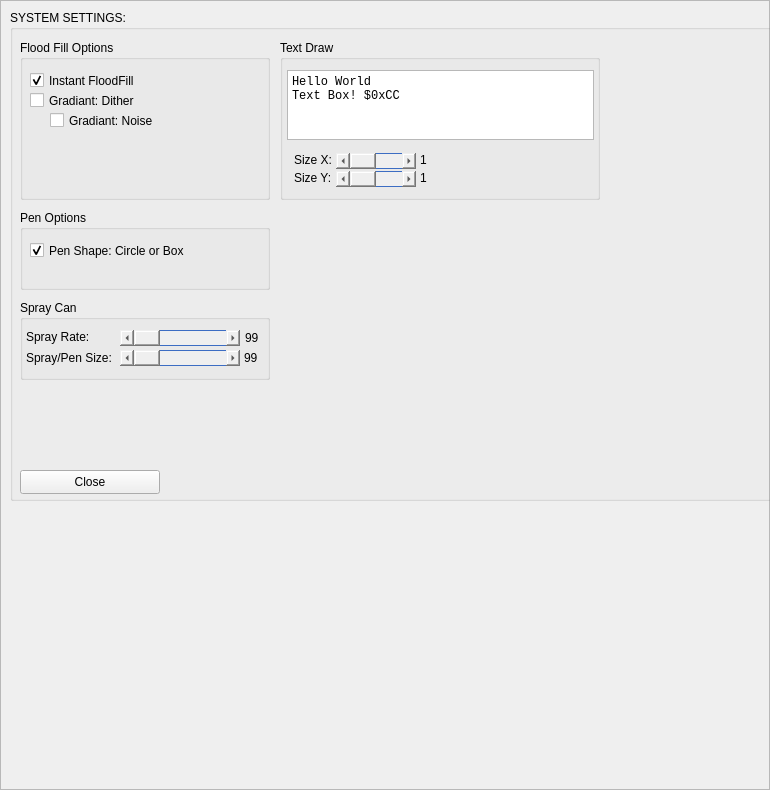
   <widget class="QFrame" name="frmOptions">
    <property name="geometry">
     <rect>
      <x>0</x>
      <y>22</y>
      <width>770</width>
      <height>790</height>
     </rect>
    </property>
    <property name="autoFillBackground">
     <bool>true</bool>
    </property>
    <property name="frameShape">
     <enum>QFrame::Shape::StyledPanel</enum>
    </property>
    <property name="frameShadow">
     <enum>QFrame::Shadow::Raised</enum>
    </property>
    <widget class="QGroupBox" name="groupBox_11">
     <property name="geometry">
      <rect>
       <x>10</x>
       <y>10</y>
       <width>800</width>
       <height>491</height>
      </rect>
     </property>
     <property name="title">
      <string>SYSTEM SETTINGS:</string>
     </property>
     <widget class="QPushButton" name="cmdOptionsClose">
      <property name="geometry">
       <rect>
        <x>10</x>
        <y>460</y>
        <width>140</width>
        <height>24</height>
       </rect>
      </property>
      <property name="text">
       <string>Close</string>
      </property>
     </widget>
     <widget class="QGroupBox" name="groupBox_12">
      <property name="geometry">
       <rect>
        <x>10</x>
        <y>290</y>
        <width>250</width>
        <height>80</height>
       </rect>
      </property>
      <property name="title">
       <string>Spray Can</string>
      </property>
      <widget class="QLabel" name="lblPenSize">
       <property name="geometry">
        <rect>
         <x>224</x>
         <y>50</y>
         <width>20</width>
         <height>16</height>
        </rect>
       </property>
       <property name="text">
        <string>99</string>
       </property>
      </widget>
      <widget class="QLabel" name="lblSprayRate">
       <property name="geometry">
        <rect>
         <x>225</x>
         <y>30</y>
         <width>20</width>
         <height>16</height>
        </rect>
       </property>
       <property name="text">
        <string>99</string>
       </property>
      </widget>
      <widget class="QScrollBar" name="scrSprayRate">
       <property name="geometry">
        <rect>
         <x>100</x>
         <y>30</y>
         <width>120</width>
         <height>16</height>
        </rect>
       </property>
       <property name="palette">
        <palette>
         <active>
          <colorrole role="Base">
           <brush brushstyle="SolidPattern">
            <color alpha="255">
             <red>170</red>
             <green>170</green>
             <blue>255</blue>
            </color>
           </brush>
          </colorrole>
         </active>
         <inactive>
          <colorrole role="Base">
           <brush brushstyle="SolidPattern">
            <color alpha="255">
             <red>170</red>
             <green>170</green>
             <blue>255</blue>
            </color>
           </brush>
          </colorrole>
         </inactive>
         <disabled/>
        </palette>
       </property>
       <property name="styleSheet">
        <string notr="true">border: 1px solid #3c6dc3;
</string>
       </property>
       <property name="minimum">
        <number>1</number>
       </property>
       <property name="orientation">
        <enum>Qt::Orientation::Horizontal</enum>
       </property>
       <property name="invertedAppearance">
        <bool>false</bool>
       </property>
       <property name="invertedControls">
        <bool>true</bool>
       </property>
      </widget>
      <widget class="QLabel" name="lblPenSize_3">
       <property name="geometry">
        <rect>
         <x>6</x>
         <y>29</y>
         <width>70</width>
         <height>16</height>
        </rect>
       </property>
       <property name="text">
        <string>Spray Rate:</string>
       </property>
      </widget>
      <widget class="QScrollBar" name="scrPenDrawSize">
       <property name="geometry">
        <rect>
         <x>100</x>
         <y>50</y>
         <width>120</width>
         <height>16</height>
        </rect>
       </property>
       <property name="palette">
        <palette>
         <active/>
         <inactive/>
         <disabled/>
        </palette>
       </property>
       <property name="styleSheet">
        <string notr="true">border: 1px solid #3c6dc3;
</string>
       </property>
       <property name="minimum">
        <number>1</number>
       </property>
       <property name="orientation">
        <enum>Qt::Orientation::Horizontal</enum>
       </property>
      </widget>
      <widget class="QLabel" name="lblPenSize_4">
       <property name="geometry">
        <rect>
         <x>6</x>
         <y>50</y>
         <width>110</width>
         <height>16</height>
        </rect>
       </property>
       <property name="text">
        <string>Spray/Pen Size:</string>
       </property>
      </widget>
     </widget>
     <widget class="QGroupBox" name="groupBox_13">
      <property name="geometry">
       <rect>
        <x>10</x>
        <y>200</y>
        <width>250</width>
        <height>80</height>
       </rect>
      </property>
      <property name="title">
       <string>Pen Options</string>
      </property>
      <widget class="QCheckBox" name="chkPenDrawShape">
       <property name="geometry">
        <rect>
         <x>10</x>
         <y>30</y>
         <width>180</width>
         <height>21</height>
        </rect>
       </property>
       <property name="text">
        <string>Pen Shape: Circle or Box</string>
       </property>
       <property name="checked">
        <bool>true</bool>
       </property>
      </widget>
     </widget>
     <widget class="QGroupBox" name="groupBox_14">
      <property name="geometry">
       <rect>
        <x>10</x>
        <y>30</y>
        <width>250</width>
        <height>160</height>
       </rect>
      </property>
      <property name="title">
       <string>Flood Fill Options</string>
      </property>
      <widget class="QCheckBox" name="chkInstaFill">
       <property name="geometry">
        <rect>
         <x>10</x>
         <y>30</y>
         <width>140</width>
         <height>21</height>
        </rect>
       </property>
       <property name="text">
        <string>Instant FloodFill</string>
       </property>
       <property name="checked">
        <bool>true</bool>
       </property>
      </widget>
      <widget class="QCheckBox" name="chkFloodFillDither">
       <property name="geometry">
        <rect>
         <x>10</x>
         <y>50</y>
         <width>160</width>
         <height>21</height>
        </rect>
       </property>
       <property name="text">
        <string>Gradiant: Dither</string>
       </property>
       <property name="checked">
        <bool>false</bool>
       </property>
      </widget>
      <widget class="QCheckBox" name="chkFloodFillDitherNoise">
       <property name="geometry">
        <rect>
         <x>30</x>
         <y>70</y>
         <width>140</width>
         <height>21</height>
        </rect>
       </property>
       <property name="text">
        <string>Gradiant: Noise</string>
       </property>
       <property name="checked">
        <bool>false</bool>
       </property>
      </widget>
     </widget>
     <widget class="QGroupBox" name="groupBox_15">
      <property name="geometry">
       <rect>
        <x>270</x>
        <y>30</y>
        <width>320</width>
        <height>160</height>
       </rect>
      </property>
      <property name="title">
       <string>Text Draw</string>
      </property>
      <widget class="QLabel" name="lblTextHeight">
       <property name="geometry">
        <rect>
         <x>140</x>
         <y>130</y>
         <width>20</width>
         <height>16</height>
        </rect>
       </property>
       <property name="text">
        <string>1</string>
       </property>
      </widget>
      <widget class="QLabel" name="label_14">
       <property name="geometry">
        <rect>
         <x>14</x>
         <y>112</y>
         <width>40</width>
         <height>16</height>
        </rect>
       </property>
       <property name="text">
        <string>Size X:</string>
       </property>
      </widget>
      <widget class="QPlainTextEdit" name="txtTextDrawText">
       <property name="geometry">
        <rect>
         <x>7</x>
         <y>30</y>
         <width>307</width>
         <height>70</height>
        </rect>
       </property>
       <property name="font">
        <font>
         <family>Monospace</family>
        </font>
       </property>
       <property name="lineWrapMode">
        <enum>QPlainTextEdit::LineWrapMode::NoWrap</enum>
       </property>
       <property name="plainText">
        <string>Hello World
Text Box! $0xCC</string>
       </property>
       <property name="maximumBlockCount">
        <number>127</number>
       </property>
      </widget>
      <widget class="QScrollBar" name="scrTextHeight">
       <property name="geometry">
        <rect>
         <x>56</x>
         <y>131</y>
         <width>80</width>
         <height>16</height>
        </rect>
       </property>
       <property name="palette">
        <palette>
         <active>
          <colorrole role="Base">
           <brush brushstyle="SolidPattern">
            <color alpha="255">
             <red>170</red>
             <green>170</green>
             <blue>255</blue>
            </color>
           </brush>
          </colorrole>
         </active>
         <inactive>
          <colorrole role="Base">
           <brush brushstyle="SolidPattern">
            <color alpha="255">
             <red>170</red>
             <green>170</green>
             <blue>255</blue>
            </color>
           </brush>
          </colorrole>
         </inactive>
         <disabled/>
        </palette>
       </property>
       <property name="styleSheet">
        <string notr="true">border: 1px solid #3c6dc3;
</string>
       </property>
       <property name="minimum">
        <number>1</number>
       </property>
       <property name="maximum">
        <number>8</number>
       </property>
       <property name="pageStep">
        <number>1</number>
       </property>
       <property name="orientation">
        <enum>Qt::Orientation::Horizontal</enum>
       </property>
      </widget>
      <widget class="QLabel" name="lblTextWidth">
       <property name="geometry">
        <rect>
         <x>140</x>
         <y>112</y>
         <width>20</width>
         <height>16</height>
        </rect>
       </property>
       <property name="text">
        <string>1</string>
       </property>
      </widget>
      <widget class="QScrollBar" name="scrTextWidth">
       <property name="geometry">
        <rect>
         <x>56</x>
         <y>113</y>
         <width>80</width>
         <height>16</height>
        </rect>
       </property>
       <property name="palette">
        <palette>
         <active>
          <colorrole role="Base">
           <brush brushstyle="SolidPattern">
            <color alpha="255">
             <red>170</red>
             <green>170</green>
             <blue>255</blue>
            </color>
           </brush>
          </colorrole>
         </active>
         <inactive>
          <colorrole role="Base">
           <brush brushstyle="SolidPattern">
            <color alpha="255">
             <red>170</red>
             <green>170</green>
             <blue>255</blue>
            </color>
           </brush>
          </colorrole>
         </inactive>
         <disabled/>
        </palette>
       </property>
       <property name="styleSheet">
        <string notr="true">border: 1px solid #3c6dc3;
</string>
       </property>
       <property name="minimum">
        <number>1</number>
       </property>
       <property name="maximum">
        <number>8</number>
       </property>
       <property name="pageStep">
        <number>1</number>
       </property>
       <property name="orientation">
        <enum>Qt::Orientation::Horizontal</enum>
       </property>
      </widget>
      <widget class="QLabel" name="label_15">
       <property name="geometry">
        <rect>
         <x>14</x>
         <y>130</y>
         <width>40</width>
         <height>16</height>
        </rect>
       </property>
       <property name="text">
        <string>Size Y:</string>
       </property>
      </widget>
     </widget>
    </widget>
   </widget>
